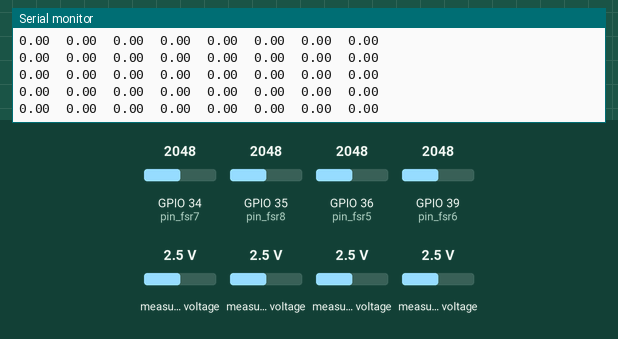
Simulated run of this sketch. Board: ESP32. Shown: the last lines printed to the serial monitor. The inputs (shaded band) are chosen by the test bench; at power-on: measured voltage 2.5 V, GPIO 34 (pin_fsr7) = 2048, GPIO 35 (pin_fsr8) = 2048, GPIO 36 (pin_fsr5) = 2048, GPIO 39 (pin_fsr6) = 2048.

Above: at 1.2 s.
1.3 s: measured voltage (sensor 200) set to 0.1 V
At 2.4 s:
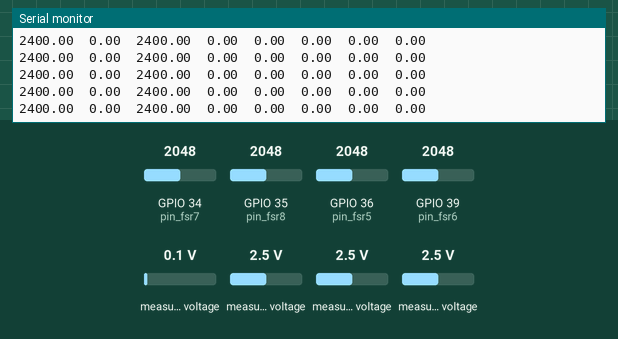
2.8 s: measured voltage (sensor 201) set to 1.2 V
At 3.4 s:
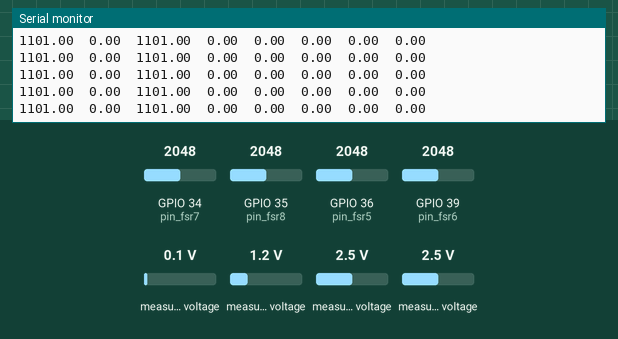
4.3 s: measured voltage (sensor 202) set to 0.1 V
At 4.9 s:
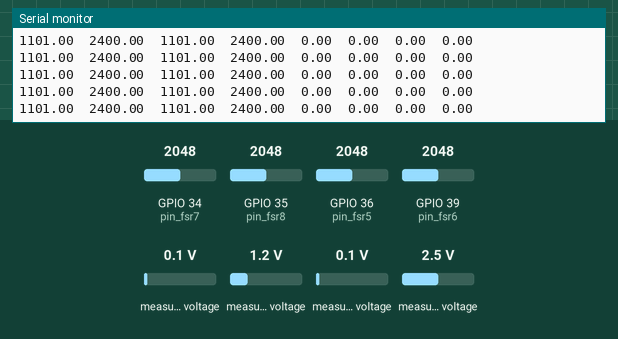
5.8 s: measured voltage (sensor 203) set to 1.2 V
At 6.6 s:
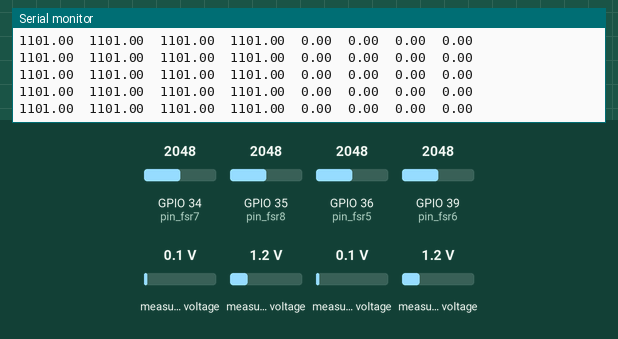
7.3 s: GPIO 34 (pin_fsr7) set to 2866
At 7.9 s:
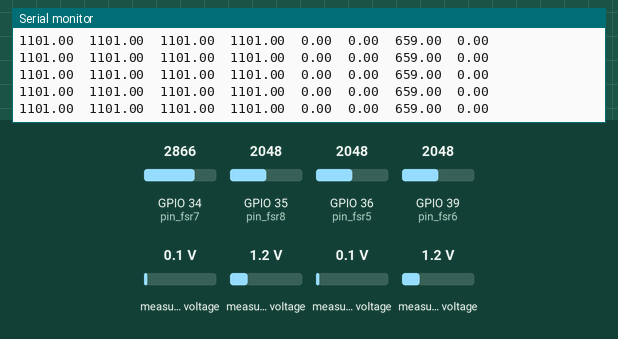
8.8 s: GPIO 35 (pin_fsr8) set to 2866
At 9.3 s:
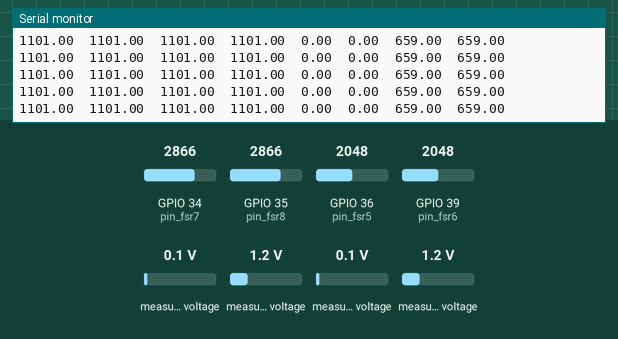
Timing chart, 0 to 11.3 s (numbered marks = the images above; inputs shaded):
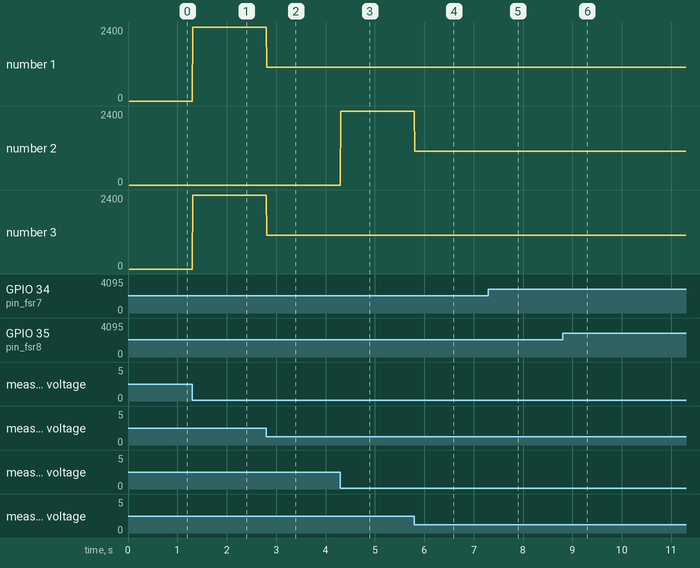

Measured:
- after the input at 1.3 s, the serial monitor: prints a new line at once (image 1)
- after the input at 2.8 s, the serial monitor: prints a new line at once (image 2)
- after the input at 4.3 s, the serial monitor: prints a new line at once (image 3)
- after the input at 5.8 s, the serial monitor: prints a new line at once (image 4)
- after the input at 7.3 s, the serial monitor: prints a new line at once (image 5)
- after the input at 8.8 s, the serial monitor: prints a new line at once (image 6)
- plotted number 1: 0 → 2400 after the input at 1.3 s, 2400 → 1101 after the input at 2.8 s
- plotted number 3: 0 → 2400 after the input at 1.3 s, 2400 → 1101 after the input at 2.8 s

The sketch:

Sender_P2.ino
```cpp
#define _TIPO_PLACA 2
#define _ID 12
#define CAN_SPEED 1000E3
#define SHOW_SERIAL true

#if _TIPO_PLACA == 1
#define _N_SENSORS 4
#else
#define _N_SENSORS 8
#endif

#include <Adafruit_ADS1X15.h>
#include <Wire.h>
#include <CAN.h>

/*
  typedef struct packet_id_t{
    uint16_t tipo;
    uint16_t id_placa;
    uint16_t n;
  }packet_id;
*/

// Adafruit_ADS1115 ads1;  /* Use this for the 16-bit version */
//Adafruit_ADS1115 ads2;     /* Use this for the 12-bit version */
Adafruit_ADS1015 ads1;     /* Use this for the 12-bit version */
Adafruit_ADS1015 ads2;

long tempo = 0;
#define TS 5000

//nomeia as portas dos sensores conectados
const int pin_fsr5 = 36;
const int pin_fsr6 = 39;
const int pin_fsr7 = 34;
const int pin_fsr8 = 35;

int bits_fsr5;
int bits_fsr6;
int bits_fsr7;
int bits_fsr8;

//variavies tipo inteiro de 16 bits que receberam o mapeamento de cada sensor
int16_t fsr5 = 0.0;
int16_t fsr6 = 0.0;
int16_t fsr7 = 0.0;
int16_t fsr8 = 0.0;

//variaveis que receberam os valores das variaveis de mapeamento normalizado
float fsr5_value = 0.0;
float fsr6_value = 0.0;
float fsr7_value = 0.0;
float fsr8_value = 0.0;

//variaveis que receberao o valor final dos sensores
float FSR_1 = 0.0;
float FSR_2 = 0.0;
float FSR_3 = 0.0;
float FSR_4 = 0.0;
float FSR_5 = 0.0;
float FSR_6 = 0.0;
float FSR_7 = 0.0;
float FSR_8 = 0.0;

//declara variavel tipo int de 16 bits que recebera as comparacoes dos ads
int16_t results1, results2, results3, results4;

//constante de multiplicacao utilizada para o calculo das variaveis "result"
float   multiplier = 3.0F;

int k;

//vetor que recebe os valores iniciais para referencia
float comp_fsr1[8] = {0.0, 0.0, 0.0, 0.0, 0.0, 0.0, 0.0, 0.0};
float comp_fsr2[8] = {0.0, 0.0, 0.0, 0.0, 0.0, 0.0, 0.0, 0.0};
float comp_fsr3[8] = {0.0, 0.0, 0.0, 0.0, 0.0, 0.0, 0.0, 0.0};
float comp_fsr4[8] = {0.0, 0.0, 0.0, 0.0, 0.0, 0.0, 0.0, 0.0};
float comp_fsr5[8] = {0.0, 0.0, 0.0, 0.0, 0.0, 0.0, 0.0, 0.0};
float comp_fsr6[8] = {0.0, 0.0, 0.0, 0.0, 0.0, 0.0, 0.0, 0.0};
float comp_fsr7[8] = {0.0, 0.0, 0.0, 0.0, 0.0, 0.0, 0.0, 0.0};
float comp_fsr8[8] = {0.0, 0.0, 0.0, 0.0, 0.0, 0.0, 0.0, 0.0};

//variavel que fara a media dos valores de referencia
float sum_comp_fsr1 = 0.0;
float sum_comp_fsr2 = 0.0;
float sum_comp_fsr3 = 0.0;
float sum_comp_fsr4 = 0.0;
float sum_comp_fsr5 = 0.0;
float sum_comp_fsr6 = 0.0;
float sum_comp_fsr7 = 0.0;
float sum_comp_fsr8 = 0.0;


void setup(void)
{
  Serial.begin(115200);

  Serial.println("Getting differential reading from AIN0 (P) and AIN1 (N)");
  Serial.println("ADC Range: +/- 6.144V (1 bit = 3mV/ADS1015, 0.1875mV/ADS1115)");

  // Inicia o barramento CAN a 500 kbps
  Serial.println("Iniciando CAN");
  CAN.setPins(4, 5);
  if (!CAN.begin(CAN_SPEED)) {
    Serial.println("Failed to initialize CAN");
    while (1);
  }

  //verifica os ads
  Serial.println("Conectando ads1");
  if (!ads1.begin(0x48, &Wire)) {
    Serial.println("Failed to initialize ADS1.");
    while (1);
  }
  Serial.println("Conectando ads2");
  if (!ads2.begin(0x49, &Wire)) {
    Serial.println("Failed to initialize ADS2.");
    while (1);
  }

}

//long tt01[2];

void loop(void)
{
 // tt01[0] = micros();
  //tempo = micros();

  //Variavel results recebe a comparacao dos sensores obtidos nos ads's
  results1 = ads1.readADC_Differential_0_1() * multiplier;
  results2 = ads1.readADC_Differential_2_3() * multiplier;
  results3 = ads2.readADC_Differential_0_1() * multiplier;
  results4 = ads2.readADC_Differential_2_3() * multiplier;

  //faz a leitura dos sensores
  bits_fsr5 = analogRead(pin_fsr5);
  fsr5 = map(bits_fsr5, 0, 4095, 0, 3300);
  fsr5_value = (fsr5 /  1.000) / 1000; //normalizacao do valor lido

  bits_fsr6 = analogRead(pin_fsr6);
  fsr6 = map(bits_fsr6, 0, 4095, 0, 3300);
  fsr6_value = (fsr6 /  1.000) / 1000; //normalizacao do valor lido

  bits_fsr7 = analogRead(pin_fsr7);
  fsr7 = map(bits_fsr7, 0, 4095, 0, 3300);
  fsr7_value = (fsr7 /  1.000) / 1000; //normalizacao do valor lido

  bits_fsr8 = analogRead(pin_fsr8);
  fsr8 = map(bits_fsr8, 0, 4095, 0, 3300);
  fsr8_value = (fsr8 /  1.000) / 1000; //normalizacao do valor lido

  //recebe os valores iniciais para referencia
  if (k <= 7) {
    comp_fsr1[k] = results1;
    comp_fsr2[k] = results2;
    comp_fsr3[k] = results3;
    comp_fsr4[k] = results4;
    comp_fsr5[k] = fsr5_value;
    comp_fsr6[k] = fsr6_value;
    comp_fsr7[k] = fsr7_value;
    comp_fsr8[k] = fsr8_value;
  }
  else {
    //
  }
  k = k + 1; //incrementa o valor de k

  //faz a media dos valores de referencia
  sum_comp_fsr1 = (1 / 8.0) * (comp_fsr1[0] + comp_fsr1[1] + comp_fsr1[2] + comp_fsr1[3] + comp_fsr1[4] + comp_fsr1[5] + comp_fsr1[6] + comp_fsr1[7]);
  sum_comp_fsr2 = (1 / 8.0) * (comp_fsr2[0] + comp_fsr2[1] + comp_fsr2[2] + comp_fsr2[3] + comp_fsr2[4] + comp_fsr2[5] + comp_fsr2[6] + comp_fsr2[7]);
  sum_comp_fsr3 = (1 / 8.0) * (comp_fsr3[0] + comp_fsr3[1] + comp_fsr3[2] + comp_fsr3[3] + comp_fsr3[4] + comp_fsr3[5] + comp_fsr3[6] + comp_fsr3[7]);
  sum_comp_fsr4 = (1 / 8.0) * (comp_fsr4[0] + comp_fsr4[1] + comp_fsr4[2] + comp_fsr4[3] + comp_fsr4[4] + comp_fsr4[5] + comp_fsr4[6] + comp_fsr4[7]);
  sum_comp_fsr5 = (1 / 8.0) * (comp_fsr5[0] + comp_fsr5[1] + comp_fsr5[2] + comp_fsr5[3] + comp_fsr5[4] + comp_fsr5[5] + comp_fsr5[6] + comp_fsr5[7]);
  sum_comp_fsr6 = (1 / 8.0) * (comp_fsr6[0] + comp_fsr6[1] + comp_fsr6[2] + comp_fsr6[3] + comp_fsr6[4] + comp_fsr6[5] + comp_fsr6[6] + comp_fsr6[7]);
  sum_comp_fsr7 = (1 / 8.0) * (comp_fsr7[0] + comp_fsr7[1] + comp_fsr7[2] + comp_fsr7[3] + comp_fsr7[4] + comp_fsr7[5] + comp_fsr7[6] + comp_fsr7[7]);
  sum_comp_fsr8 = (1 / 8.0) * (comp_fsr8[0] + comp_fsr8[1] + comp_fsr8[2] + comp_fsr8[3] + comp_fsr8[4] + comp_fsr8[5] + comp_fsr8[6] + comp_fsr8[7]);

  //
  FSR_1 = (-1.0 * (results1 - sum_comp_fsr1));
  FSR_2 = (-1.0 * (results2 - sum_comp_fsr2));
  FSR_3 = (-1.0 * (results3 - sum_comp_fsr3));
  FSR_4 = (-1.0 * (results4 - sum_comp_fsr4));

  FSR_5 =  1000 * (1.0 * (fsr5_value - sum_comp_fsr5));
  FSR_6 =  1000 * (1.0 * (fsr6_value - sum_comp_fsr6));
  FSR_7 =  1000 * (1.0 * (fsr7_value - sum_comp_fsr7));
  FSR_8 =  1000 * (1.0 * (fsr8_value - sum_comp_fsr8));

  //tt01[1] = micros();

  /*
    Serial.print("\n Tempo de leitura: ");
    Serial.print((tt01[1]-tt01[0])/1E3);
  */
  //nao sei oq isso faz ainda
  uint8_t * toSend1 ;//= (uint8_t *)(results1 * multiplier);
  float Values[_N_SENSORS] = {FSR_1, FSR_2, FSR_3, FSR_4, FSR_5, FSR_6, FSR_7, FSR_8};
  toSend1 = (uint8_t *) &Values;

  for (int idx_packet = 1 ;  idx_packet <= _N_SENSORS / 2 ; idx_packet++) {
    long cur_id = (_TIPO_PLACA << (4 * 4)) | ((_ID << (2 * 4)) | (idx_packet));
    CAN.beginExtendedPacket(cur_id);

    CAN.write(toSend1 + (idx_packet - 1) * 8, 8); //1º byte

    CAN.endPacket();
  }
  if (SHOW_SERIAL) {
    Serial.print(Values[0])  ;
    Serial.print("\t")  ;
    Serial.print(Values[1])  ;
    Serial.print("\t")  ;
    Serial.print(Values[2])  ;
    Serial.print("\t")  ;
    Serial.print(Values[3])  ;
    Serial.print("\t");
    Serial.print(Values[4])  ;
    Serial.print("\t")  ;
    Serial.print(Values[5])  ;
    Serial.print("\t")  ;
    Serial.print(Values[6])  ;
    Serial.print("\t")  ;
    Serial.print(Values[7])  ;
    Serial.println();
  }
}
```
